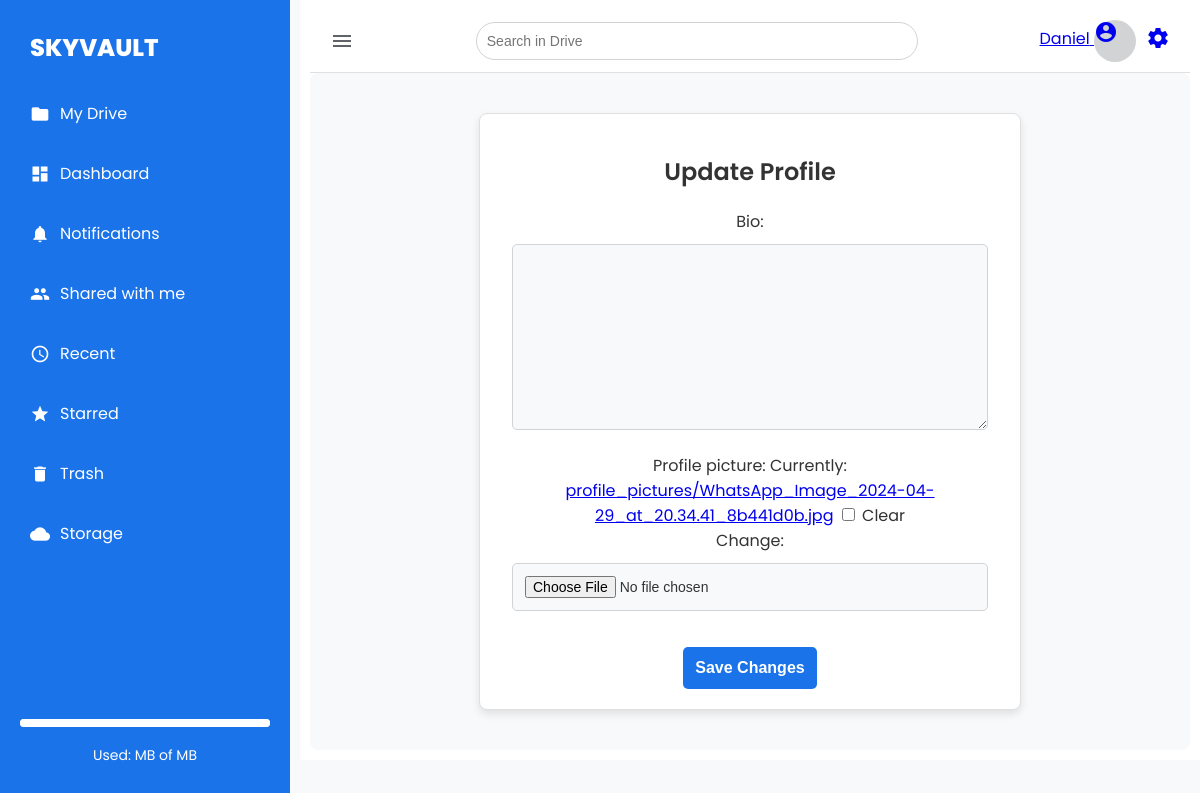
The page /settings/profile/update/ (signed in) on the database as committed earlier.
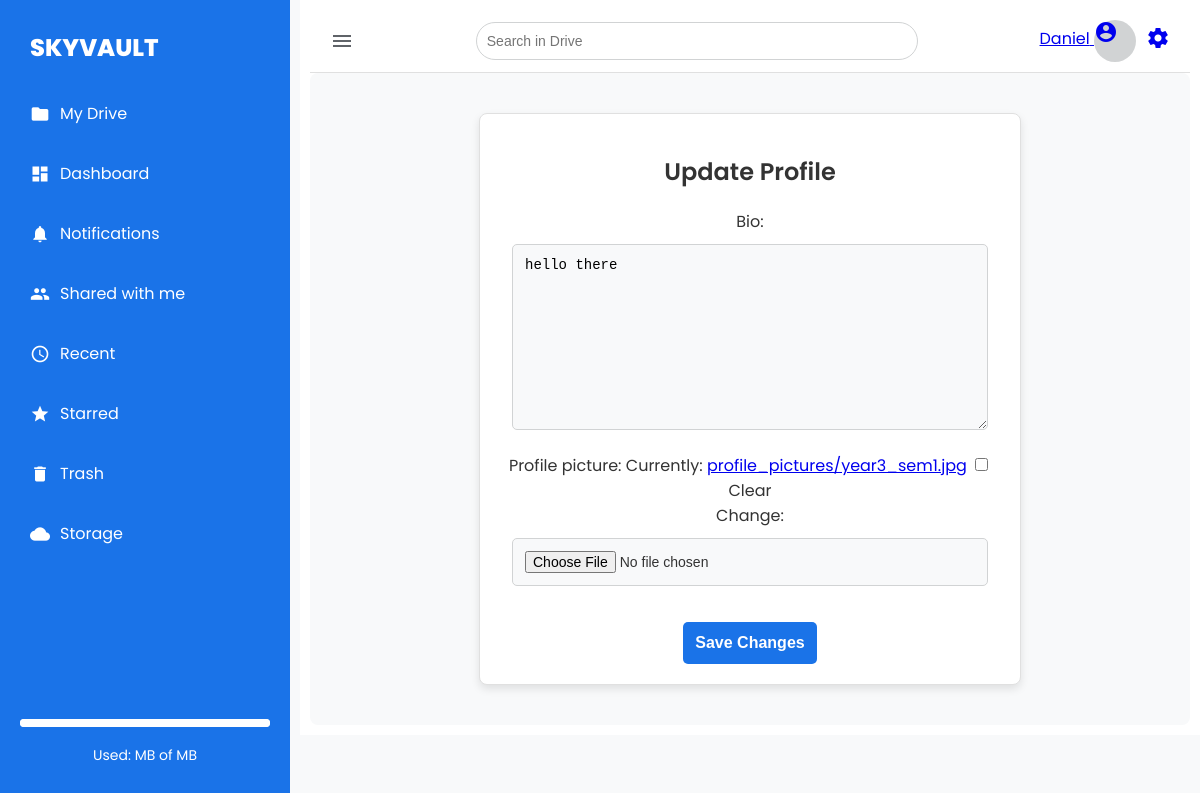
The same page on the database as committed later.
### settings/models.py (models this page shows, shortened)
class UserProfile(models.Model):
    user = models.OneToOneField(User, on_delete=models.CASCADE)
    used_space = models.PositiveIntegerField(default=0)  # Store used space in bytes
    bio = models.TextField(blank=True, null=True)  # Add bio field
    profile_picture = models.ImageField(upload_to='profile_pictures/', blank=True, null=True)  # Add profile picture field
    MAX_STORAGE_LIMIT = 100 * 1024 * 1024  # 100 MB limit

### settings/views.py (the view)
# urls.py: path('profile/update/', views.update_profile_view, name='update_profile_view'),
@login_required
def update_profile_view(request):
    user_profile, created = UserProfile.objects.get_or_create(user=request.user)
    if request.method == 'POST':
        form = UserProfileForm(request.POST, request.FILES, instance=user_profile)
        if form.is_valid():
            form.save()
            messages.success(request, 'Your profile was updated successfully.')
            return redirect('profile_view')
    else:
        form = UserProfileForm(instance=user_profile)
    return render(request, 'settings/update_profile.html', {'form': form})

### settings/forms.py
class UserProfileForm(forms.ModelForm):
    class Meta:
        model = UserProfile
        fields = ['bio', 'profile_picture']  # Add other fields as needed

### templates/settings/update_profile.html (shortened to what this page needs)
{% extends 'base.html' %}
{% load static %}
{% block content %}
<div id="update-profile-container">
    <h2>Update Profile</h2>
    <form method="post" enctype="multipart/form-data" class="update-profile-form">
        {{ form.as_p }}
        <button type="submit" class="profile-submit-button">Save Changes</button>
    </form>
</div>
{% endblock %}

Rows that differ between the two databases and show on the page:
changed UserProfile: bio (not shown) → "hello there"
Other text that changed with them:
text no longer shown: "Bio: Profile picture: Currently: profile_pictures/WhatsApp_Image_2024-04-29_at_20.34.41_8b441d0b.jpg Clear Change:"
text now shown: "Bio: Profile picture: Currently: profile_pictures/year3_sem1.jpg Clear Change:"
